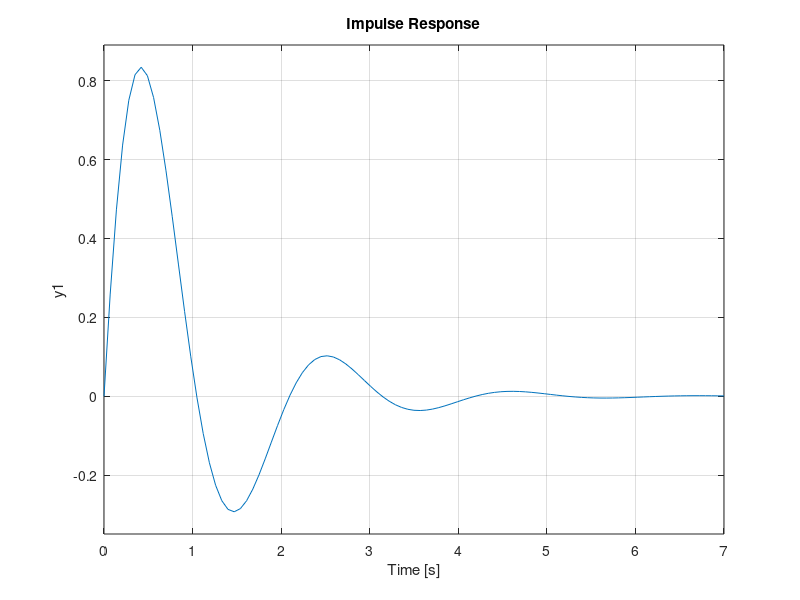

Reproduce this figure in MATLAB. (Note: this script raises an error after producing the figure.)
%=============================================================================
% Copyright (c) 2023-present Allan CORNET (Nelson)
%=============================================================================
% This file is part of the Nelson.
%=============================================================================
% LICENCE_BLOCK_BEGIN
% SPDX-License-Identifier: LGPL-3.0-or-later
% LICENCE_BLOCK_END
%=============================================================================
% <--ADV-CLI MODE-->
%=============================================================================
f = figure();
sys = tf(4,[1 2 10]);
impulse(sys)
%=============================================================================
sys = tf(4,[1 2 10]);
t = 0:0.05:5;
y = impulse(sys,t);
assert_isequal(size(y), [101, 1]);
f = figure();
impulse(sys,t);
%=============================================================================
